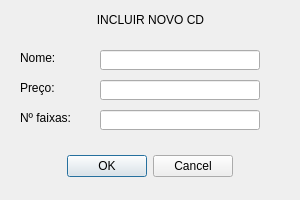
<?xml version="1.0" encoding="UTF-8"?>
<ui version="4.0">
 <class>IncluirCD</class>
 <widget class="QDialog" name="IncluirCD">
  <property name="geometry">
   <rect>
    <x>0</x>
    <y>0</y>
    <width>300</width>
    <height>200</height>
   </rect>
  </property>
  <property name="windowTitle">
   <string>Dialog</string>
  </property>
  <widget class="QDialogButtonBox" name="buttonBox">
   <property name="geometry">
    <rect>
     <x>-1</x>
     <y>150</y>
     <width>301</width>
     <height>32</height>
    </rect>
   </property>
   <property name="orientation">
    <enum>Qt::Horizontal</enum>
   </property>
   <property name="standardButtons">
    <set>QDialogButtonBox::Cancel|QDialogButtonBox::Ok</set>
   </property>
   <property name="centerButtons">
    <bool>true</bool>
   </property>
  </widget>
  <widget class="QLineEdit" name="lineEdit_Cnome">
   <property name="geometry">
    <rect>
     <x>100</x>
     <y>50</y>
     <width>160</width>
     <height>20</height>
    </rect>
   </property>
  </widget>
  <widget class="QLineEdit" name="lineEdit_Cnumfaixas">
   <property name="geometry">
    <rect>
     <x>100</x>
     <y>110</y>
     <width>160</width>
     <height>20</height>
    </rect>
   </property>
  </widget>
  <widget class="QLineEdit" name="lineEdit_Cpreco">
   <property name="geometry">
    <rect>
     <x>100</x>
     <y>80</y>
     <width>160</width>
     <height>20</height>
    </rect>
   </property>
  </widget>
  <widget class="QLabel" name="label">
   <property name="geometry">
    <rect>
     <x>0</x>
     <y>10</y>
     <width>301</width>
     <height>20</height>
    </rect>
   </property>
   <property name="text">
    <string>INCLUIR NOVO CD</string>
   </property>
   <property name="alignment">
    <set>Qt::AlignCenter</set>
   </property>
  </widget>
  <widget class="QLabel" name="label_2">
   <property name="geometry">
    <rect>
     <x>20</x>
     <y>50</y>
     <width>49</width>
     <height>16</height>
    </rect>
   </property>
   <property name="text">
    <string>Nome:</string>
   </property>
  </widget>
  <widget class="QLabel" name="label_3">
   <property name="geometry">
    <rect>
     <x>20</x>
     <y>80</y>
     <width>49</width>
     <height>16</height>
    </rect>
   </property>
   <property name="text">
    <string>Preço:</string>
   </property>
  </widget>
  <widget class="QLabel" name="label_4">
   <property name="geometry">
    <rect>
     <x>20</x>
     <y>110</y>
     <width>61</width>
     <height>16</height>
    </rect>
   </property>
   <property name="text">
    <string>Nº faixas:</string>
   </property>
  </widget>
 </widget>
 <resources/>
 <connections>
  <connection>
   <sender>buttonBox</sender>
   <signal>accepted()</signal>
   <receiver>IncluirCD</receiver>
   <slot>accept()</slot>
   <hints>
    <hint type="sourcelabel">
     <x>248</x>
     <y>254</y>
    </hint>
    <hint type="destinationlabel">
     <x>157</x>
     <y>274</y>
    </hint>
   </hints>
  </connection>
  <connection>
   <sender>buttonBox</sender>
   <signal>rejected()</signal>
   <receiver>IncluirCD</receiver>
   <slot>reject()</slot>
   <hints>
    <hint type="sourcelabel">
     <x>316</x>
     <y>260</y>
    </hint>
    <hint type="destinationlabel">
     <x>286</x>
     <y>274</y>
    </hint>
   </hints>
  </connection>
 </connections>
</ui>
